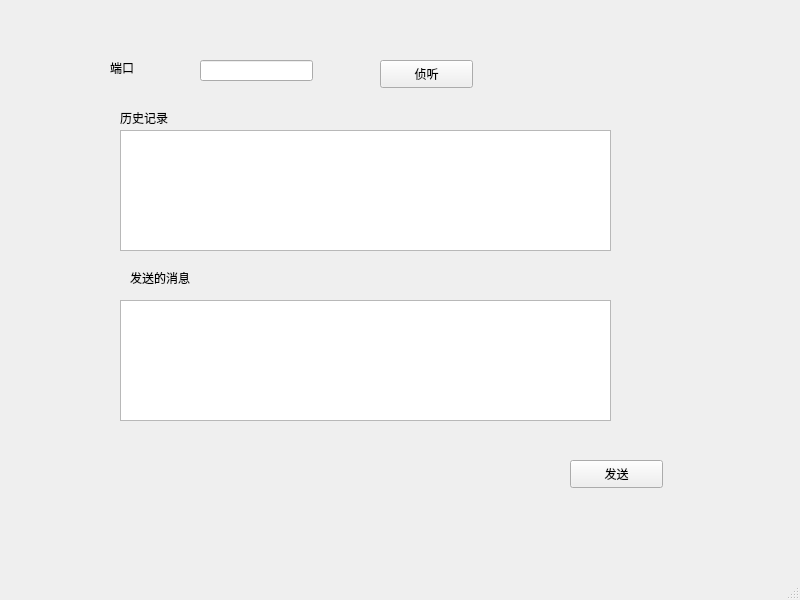
<?xml version="1.0" encoding="UTF-8"?>
<ui version="4.0">
 <class>server</class>
 <widget class="QMainWindow" name="server">
  <property name="geometry">
   <rect>
    <x>0</x>
    <y>0</y>
    <width>800</width>
    <height>600</height>
   </rect>
  </property>
  <property name="windowTitle">
   <string>server</string>
  </property>
  <widget class="QWidget" name="centralwidget">
   <widget class="QLineEdit" name="lineEdit_Port">
    <property name="geometry">
     <rect>
      <x>200</x>
      <y>60</y>
      <width>113</width>
      <height>21</height>
     </rect>
    </property>
   </widget>
   <widget class="QLabel" name="label">
    <property name="geometry">
     <rect>
      <x>110</x>
      <y>60</y>
      <width>68</width>
      <height>15</height>
     </rect>
    </property>
    <property name="text">
     <string>端口</string>
    </property>
   </widget>
   <widget class="QPushButton" name="pushButton_Listen">
    <property name="geometry">
     <rect>
      <x>380</x>
      <y>60</y>
      <width>93</width>
      <height>28</height>
     </rect>
    </property>
    <property name="text">
     <string>侦听</string>
    </property>
   </widget>
   <widget class="QPushButton" name="pushButton_Send">
    <property name="geometry">
     <rect>
      <x>570</x>
      <y>460</y>
      <width>93</width>
      <height>28</height>
     </rect>
    </property>
    <property name="text">
     <string>发送</string>
    </property>
   </widget>
   <widget class="QTextEdit" name="textEdit_Recv">
    <property name="geometry">
     <rect>
      <x>120</x>
      <y>130</y>
      <width>491</width>
      <height>121</height>
     </rect>
    </property>
   </widget>
   <widget class="QTextEdit" name="textEdit_Send">
    <property name="geometry">
     <rect>
      <x>120</x>
      <y>300</y>
      <width>491</width>
      <height>121</height>
     </rect>
    </property>
   </widget>
   <widget class="QLabel" name="label_2">
    <property name="geometry">
     <rect>
      <x>120</x>
      <y>110</y>
      <width>68</width>
      <height>15</height>
     </rect>
    </property>
    <property name="text">
     <string>历史记录</string>
    </property>
   </widget>
   <widget class="QLabel" name="label_3">
    <property name="geometry">
     <rect>
      <x>130</x>
      <y>270</y>
      <width>91</width>
      <height>16</height>
     </rect>
    </property>
    <property name="text">
     <string>发送的消息</string>
    </property>
   </widget>
  </widget>
  <widget class="QMenuBar" name="menubar">
   <property name="geometry">
    <rect>
     <x>0</x>
     <y>0</y>
     <width>800</width>
     <height>26</height>
    </rect>
   </property>
  </widget>
  <widget class="QStatusBar" name="statusbar"/>
 </widget>
 <resources/>
 <connections/>
</ui>
